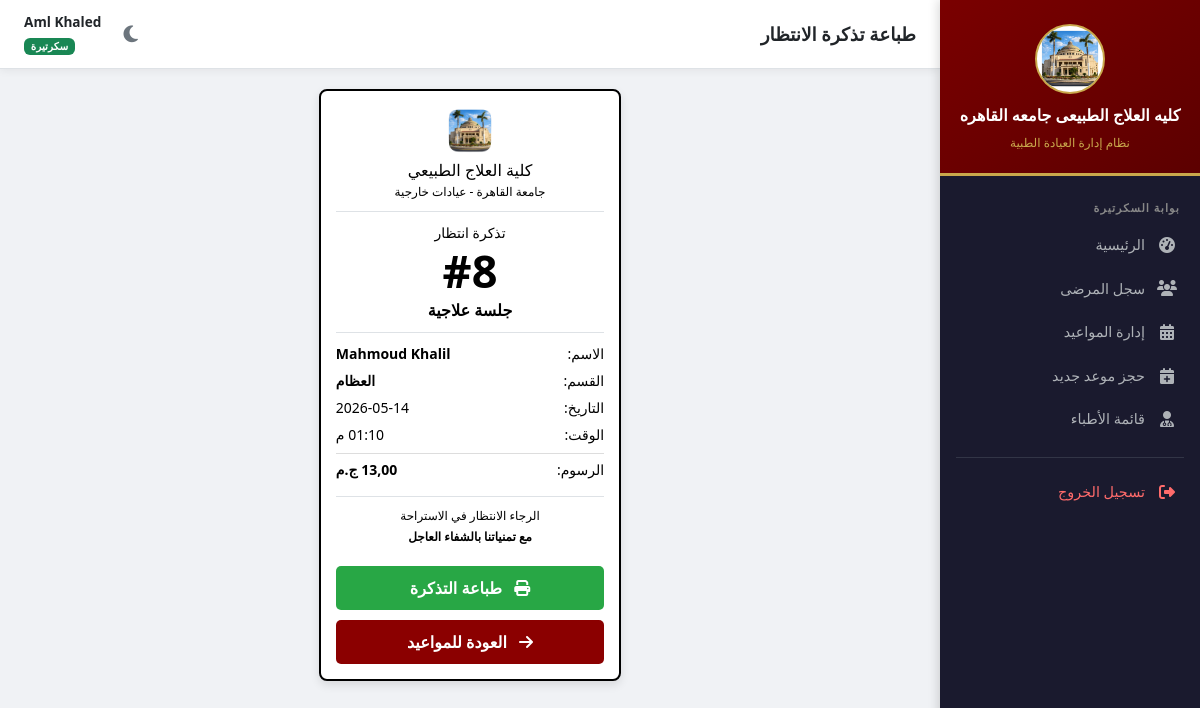
Page /secretary/appointment/20/print/ (signed in) on the committed database.
### clinic/models.py (models this page shows, shortened)
class Appointment(models.Model):
    STATUS_CHOICES = [
        ('pending', 'قيد الانتظار'),
        ('confirmed', 'مؤكد'),
        ('completed', 'مكتمل'),
        ('cancelled', 'ملغي'),
    ]
    TYPE_CHOICES = [
        ('new', 'كشف جديد'),
        ('followup', 'استشارة / متابعة'),
        ('session', 'جلسة علاجية'),
    ]
    patient = models.ForeignKey(Patient, on_delete=models.CASCADE, related_name='appointments', verbose_name="المريض")
    doctor = models.ForeignKey(Doctor, on_delete=models.SET_NULL, null=True, blank=True, related_name='appointments', verbose_name="الدكتور")
    specialty = models.ForeignKey(Specialty, on_delete=models.CASCADE, verbose_name="التخصص")
    appointment_type = models.CharField(max_length=20, choices=TYPE_CHOICES, default='new', verbose_name="نوع الموعد")
    appointment_date = models.DateField(verbose_name="تاريخ الموعد")
    appointment_time = models.TimeField(verbose_name="وقت الموعد")
    status = models.CharField(max_length=20, choices=STATUS_CHOICES, default='pending', verbose_name="الحالة")
    notes = models.TextField(blank=True, verbose_name="ملاحظات")
    consultation_fee = models.DecimalField(max_digits=8, decimal_places=2, verbose_name="السعر المدفوع", default=0.0)
    created_by = models.ForeignKey(User, on_delete=models.SET_NULL, null=True, blank=True, related_name='created_appointments', verbose_name="تم التسجيل بواسطة")
    created_at = models.DateTimeField(auto_now_add=True)
    updated_at = models.DateTimeField(auto_now=True)
    class Meta:
        verbose_name = "موعد"
        verbose_name_plural = "المواعيد"
        ordering = ['appointment_date', 'appointment_time']

class Patient(models.Model):
    GENDER_CHOICES = [('M', 'ذكر'), ('F', 'أنثى')]
    patient_number = models.AutoField(primary_key=True, verbose_name="رقم المريض")
    name = models.CharField(max_length=150, verbose_name="الاسم")
    gender = models.CharField(max_length=1, choices=GENDER_CHOICES, verbose_name="الجنس")
    birth_date = models.DateField(verbose_name="تاريخ الميلاد")
    phone = models.CharField(max_length=20, blank=True, verbose_name="رقم الهاتف")
    address = models.TextField(blank=True, verbose_name="العنوان")
    national_id = models.CharField(max_length=14, unique=True, verbose_name="الرقم القومي", null=True, blank=True)
    created_at = models.DateTimeField(auto_now_add=True)
    updated_at = models.DateTimeField(auto_now=True)
    class Meta:
        verbose_name = "مريض"
        verbose_name_plural = "المرضى"

class Specialty(models.Model):
    name = models.CharField(max_length=100, verbose_name="التخصص")
    class Meta:
        verbose_name = "تخصص"
        verbose_name_plural = "التخصصات"

### clinic/views.py (the view)
# urls.py: path('secretary/appointment/<int:pk>/print/', views.secretary_print_slip, name='secretary_print_slip'),
@login_required
@user_passes_test(is_admin_or_secretary, login_url='login')
def secretary_print_slip(request, pk):
    appointment = get_object_or_404(Appointment, pk=pk)
    return render(request, 'admin/print_slip.html', {'appointment': appointment})

### clinic/templatetags/auth_extras.py (called while the page is built)
@register.filter
def has_group(user, group_name):
    return user.groups.filter(name=group_name).exists()

### clinic/views.py (called while the page is built)
def is_admin(user):
    return user.is_superuser or user.is_staff

def is_secretary(user):
    return user.groups.filter(name='secretary').exists()

def is_admin_or_secretary(user):
    return is_admin(user) or is_secretary(user)

### templates/admin/print_slip.html (shortened to what this page needs)
{% extends 'base.html' %}
{% block page_title %}طباعة تذكرة الانتظار{% endblock %}
{% block content %}
<div class="row justify-content-center">
    <div class="col-auto">
        <div id="print-area" class="ticket-container">
            <div class="text-center border-bottom">
                <img src="/media/2.png" alt="Logo" style="width: 50px; height: 50px; margin-bottom: 5px;">
                <h4 style="margin: 0; font-size: 16px;">كلية العلاج الطبيعي</h4>
                <div style="font-size: 12px; margin-top: 2px;">جامعة القاهرة - عيادات خارجية</div>
            </div>
            <div class="text-center border-bottom">
                <div style="font-size: 14px; margin-bottom: 5px;">تذكرة انتظار</div>
                <div class="queue-number">#{{ appointment.patient.patient_number }}</div>
                <div style="font-size: 16px; font-weight: bold;">
                    {{ appointment.get_appointment_type_display }}
                </div>
            </div>
            <div class="border-bottom">
                <div class="row-data">
                    <span>الاسم:</span>
                    <span class="fw-bold">{{ appointment.patient.name|truncatechars:20 }}</span>
                </div>
                <div class="row-data">
                    <span>القسم:</span>
                    <span class="fw-bold">{{ appointment.specialty.name }}</span>
                </div>
                <div class="row-data">
                    <span>التاريخ:</span>
                    <span>{{ appointment.appointment_date|date:"Y-m-d" }}</span>
                </div>
                <div class="row-data">
                    <span>الوقت:</span>
                    <span>{{ appointment.appointment_time|time:"h:i A" }}</span>
                </div>
                <div class="row-data mt-2" style="border-top: 1px solid #ddd; padding-top: 5px;">
                    <span>الرسوم:</span>
                    <span class="fw-bold">
                        {% if appointment.consultation_fee > 0 %}
                            {{ appointment.consultation_fee }} ج.م
                        {% else %}
                            مجاني
                        {% endif %}
                    </span>
                </div>
            </div>
            <div class="text-center" style="font-size: 12px; margin-top: 10px;">
                <p style="margin: 0;">الرجاء الانتظار في الاستراحة</p>
                <p style="margin: 3px 0 0 0; font-weight: bold;">مع تمنياتنا بالشفاء العاجل</p>
            </div>
            <div class="controls no-print">
                <button onclick="window.print()" class="btn-custom btn-print">
                    <i class="fas fa-print me-2"></i> طباعة التذكرة
                </button>
                <button onclick="window.close(); window.history.back();" class="btn-custom btn-back">
                    <i class="fas fa-arrow-right me-2"></i> العودة للمواعيد
                </button>
            </div>
        </div>
    </div>
</div>
{% endblock %}

### templates/base.html (shortened to what this page needs)
<!DOCTYPE html>
<html lang="ar" dir="rtl">
<head>
<link href="https://cdn.jsdelivr.net/npm/bootstrap@5.3.0/dist/css/bootstrap.rtl.min.css" rel="stylesheet">
<link href="https://cdnjs.cloudflare.com/ajax/libs/font-awesome/6.4.0/css/all.min.css" rel="stylesheet">
</head>
<body>
{% load auth_extras %}
{% if user.is_authenticated %}
<div class="sidebar" id="sidebar">
  <div class="sidebar-header">
    <div class="logo-container"><img src="/media/2.png" alt="لوجو جامعة القاهرة"></div>
    <h6>كليه العلاج الطبيعى جامعه القاهره</h6>
    <small>نظام إدارة العيادة الطبية</small>
  </div>
  <div class="sidebar-nav-container">
    {% if user.is_staff or user.is_superuser %}
    <div class="nav-section">لوحة تحكم الإدارة</div>
    <a href="{% url 'admin_dashboard' %}" class="nav-link-side {% if request.resolver_match.url_name == 'admin_dashboard' %}active{% endif %}" onclick="closeSidebar()"><i class="fas fa-chart-pie"></i> نظرة عامة</a>
    <a href="{% url 'admin_patients' %}" class="nav-link-side {% if 'patient' in request.resolver_match.url_name and 'secretary' not in request.resolver_match.url_name %}active{% endif %}" onclick="closeSidebar()"><i class="fas fa-users"></i> سجل المرضى</a>
    <a href="{% url 'admin_appointments' %}" class="nav-link-side {% if request.resolver_match.url_name == 'admin_appointments' %}active{% endif %}" onclick="closeSidebar()"><i class="fas fa-calendar-alt"></i> إدارة المواعيد</a>
    <a href="{% url 'admin_doctors' %}" class="nav-link-side {% if request.resolver_match.url_name == 'admin_doctors' %}active{% endif %}" onclick="closeSidebar()"><i class="fas fa-user-md"></i> الطاقم الطبي</a>
    <a href="{% url 'admin_secretaries' %}" class="nav-link-side {% if 'admin_secreta' in request.resolver_match.url_name %}active{% endif %}" onclick="closeSidebar()"><i class="fas fa-headset"></i> طاقم السكرتاريا</a>
    <a href="{% url 'admin_records' %}" class="nav-link-side {% if request.resolver_match.url_name == 'admin_records' %}active{% endif %}" onclick="closeSidebar()"><i class="fas fa-notes-medical"></i> الأرشيف الطبي</a>
    <div class="nav-section" style="margin-top:8px;">السكرتاريا</div>
    <a href="{% url 'secretary_dashboard' %}" class="nav-link-side {% if request.resolver_match.url_name == 'secretary_dashboard' %}active{% endif %}" onclick="closeSidebar()"><i class="fas fa-desktop"></i> لوحة السكرتيرة</a>
    {% elif user|has_group:'secretary' %}
    <div class="nav-section">بوابة السكرتيرة</div>
    <a href="{% url 'secretary_dashboard' %}" class="nav-link-side {% if request.resolver_match.url_name == 'secretary_dashboard' %}active{% endif %}" onclick="closeSidebar()"><i class="fas fa-tachometer-alt"></i> الرئيسية</a>
    <a href="{% url 'secretary_patients' %}" class="nav-link-side {% if 'secretary_patient' in request.resolver_match.url_name %}active{% endif %}" onclick="closeSidebar()"><i class="fas fa-users"></i> سجل المرضى</a>
    <a href="{% url 'secretary_appointments' %}" class="nav-link-side {% if request.resolver_match.url_name == 'secretary_appointments' %}active{% endif %}" onclick="closeSidebar()"><i class="fas fa-calendar-alt"></i> إدارة المواعيد</a>
    <a href="{% url 'secretary_appointment_add' %}" class="nav-link-side " onclick="closeSidebar()"><i class="fas fa-calendar-plus"></i> حجز موعد جديد</a>
    <a href="{% url 'secretary_doctors' %}" class="nav-link-side {% if request.resolver_match.url_name == 'secretary_doctors' %}active{% endif %}" onclick="closeSidebar()"><i class="fas fa-user-md"></i> قائمة الأطباء</a>
    {% endif %}
    <div class="mt-3 border-top border-secondary pt-2" style="opacity:.3; margin: 0 16px;"></div>
    <a href="{% url 'logout' %}" class="nav-link-side mt-1" style="color:#ff6b6b;" onclick="closeSidebar()"><i class="fas fa-sign-out-alt"></i> تسجيل الخروج</a>
  </div>
</div>
<div class="main-content">
  <div class="topbar">
    <div class="d-flex align-items-center gap-2">
      <h5>{% block page_title %}{% endblock %}</h5>
    </div>
    <div class="d-flex align-items-center gap-3">
      <button class="theme-toggle" onclick="toggleTheme()" title="تبديل الوضع" aria-label="تبديل الوضع الليلي">
        <i class="fas fa-moon" id="themeIcon"></i>
      </button>
      <div class="text-end d-none d-sm-block">
        <div class="fw-bold" style="font-size:.85rem;">{{ user.get_full_name|default:user.username }}</div>
        {% if user.is_staff %}<span class="badge bg-danger" style="font-size:.65rem;">مسؤول النظام</span>
        {% elif user|has_group:"secretary" %}<span class="badge bg-success" style="font-size:.65rem;">سكرتيرة</span>
        {% else %}<span class="badge bg-primary" style="font-size:.65rem;">طبيب</span>{% endif %}
      </div>
    </div>
  </div>
  <div class="content-area">
    {% block content %}{% endblock %}
  </div>
</div>
{% else %}
{% block full_content %}{% endblock %}
{% endif %}
</body>
</html>

### templates/base.html (style rules this page uses)
:root { --cu-red: #8B0000; --cu-gold: #C9A84C; --cu-dark: #1a1a2e; --cu-gray: #f0f2f5; --sidebar-w: 260px; --bg-body: #f0f2f5; --bg-card: #ffffff; --bg-card-alt: #f8f9fa; --text-main: #212529; --text-muted: #6c757d; --border-color: #dee2e6; --topbar-bg: #ffffff; --table-hover: rgba(0,0,0,0.02); --shadow: 0 2px 8px rgba(0,0,0,0.06); }
body { font-family: 'Segoe UI', Tahoma, sans-serif; background: var(--bg-body); color: var(--text-main); transition: background .3s, color .3s; }
.sidebar { width: var(--sidebar-w); min-height: 100vh; background: var(--cu-dark); position: fixed; right: 0; top: 0; z-index: 1050; display: flex; flex-direction: column; box-shadow: -2px 0 10px rgba(0,0,0,0.15); transition: transform .3s ease; }
.sidebar-header { background: linear-gradient(145deg, #7a0000, #5c0000); padding: 24px 16px 20px; text-align: center; border-bottom: 3px solid var(--cu-gold); }
.sidebar-header .logo-container { width: 70px; height: 70px; margin: 0 auto 12px; background: white; border-radius: 50%; border: 2px solid var(--cu-gold); overflow: hidden; display: flex; align-items: center; justify-content: center; }
.sidebar-header .logo-container img { width: 100%; height: 100%; object-fit: cover; }
.sidebar-header h6 { color: #fff; margin: 0 0 4px; font-size: 1rem; font-weight: 700; }
.sidebar-header small { color: var(--cu-gold); font-size: .75rem; }
.sidebar-nav-container { flex-grow: 1; padding: 12px 0; overflow-y: auto; }
.nav-section { padding: 12px 20px 6px; color: #888; font-size: .7rem; font-weight: 600; text-transform: uppercase; letter-spacing: 1px; }
.nav-link-side { display: flex; align-items: center; gap: 12px; padding: 11px 20px; color: #aeb2b7; text-decoration: none; transition: all .2s; border-right: 3px solid transparent; font-size: .9rem; }
.nav-link-side i { width: 20px; text-align: center; font-size: 1rem; }
.main-content { margin-right: var(--sidebar-w); min-height: 100vh; transition: margin .3s; }
.topbar { background: var(--topbar-bg); padding: 12px 24px; display: flex; align-items: center; justify-content: space-between; box-shadow: var(--shadow); position: sticky; top: 0; z-index: 99; border-bottom: 1px solid var(--border-color); }
.topbar h5 { margin: 0; color: var(--text-main); font-weight: 700; font-size: 1.15rem; }
.content-area { padding: 20px; }
.theme-toggle { background: none; border: none; color: var(--text-muted); font-size: 1.2rem; cursor: pointer; padding: 6px; border-radius: 8px; }

### templates/admin/print_slip.html (style rules this page uses)
.ticket-container { width: 80mm; background: white; padding: 15px; color: #000; border: 2px solid #000; box-shadow: 0 4px 10px rgba(0,0,0,0.1); margin: 0 auto; border-radius: 8px; font-family: 'Segoe UI', Tahoma, Geneva, Verdana, sans-serif; }
.text-center { text-align: center; }
.fw-bold { font-weight: bold; }
.border-bottom { border-bottom: 2px dashed #000; padding-bottom: 10px; margin-bottom: 10px; }
.row-data { display: flex; justify-content: space-between; margin-bottom: 6px; font-size: 14px; }
.queue-number { font-size: 45px; font-weight: 900; margin: 5px 0; line-height: 1; }
.controls { margin-top: 20px; display: flex; flex-direction: column; gap: 10px; }
.btn-custom { padding: 10px; border: none; border-radius: 5px; font-size: 16px; cursor: pointer; text-decoration: none; text-align: center; font-weight: bold; }
.btn-print { background-color: #28a745; color: white; }
.btn-back { background-color: #8B0000; color: white; }

### rows in the picture
Appointment: patient.patient_number "8", appointment_type "جلسة علاجية", patient.name "Mahmoud Khalil", specialty.name "العظام", appointment_date "2026-05-14", appointment_time "01:10 م", consultation_fee "13,00"

### other values in the picture
{{ user.get_full_name|default:user.username }} "Aml Khaled"
